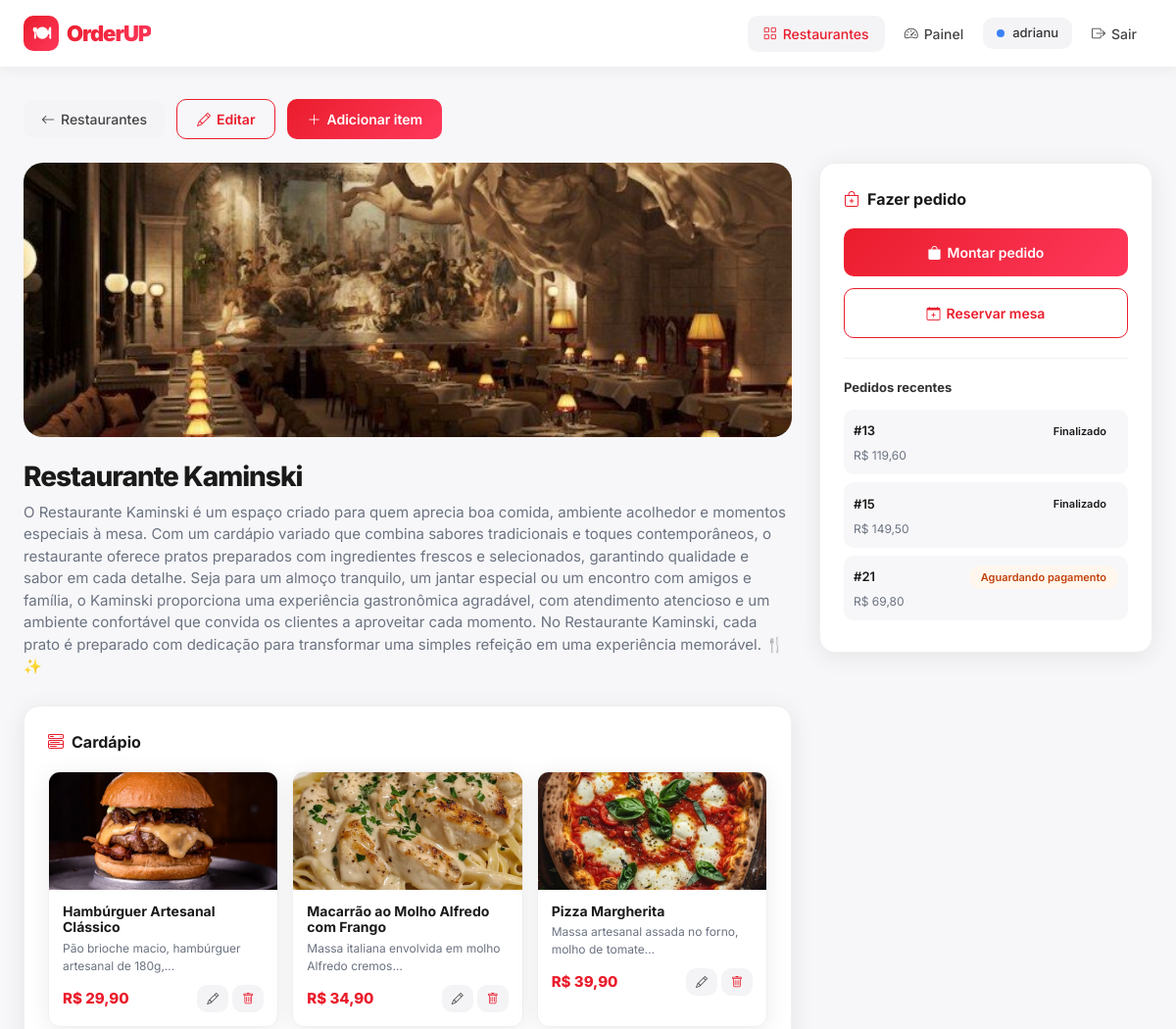
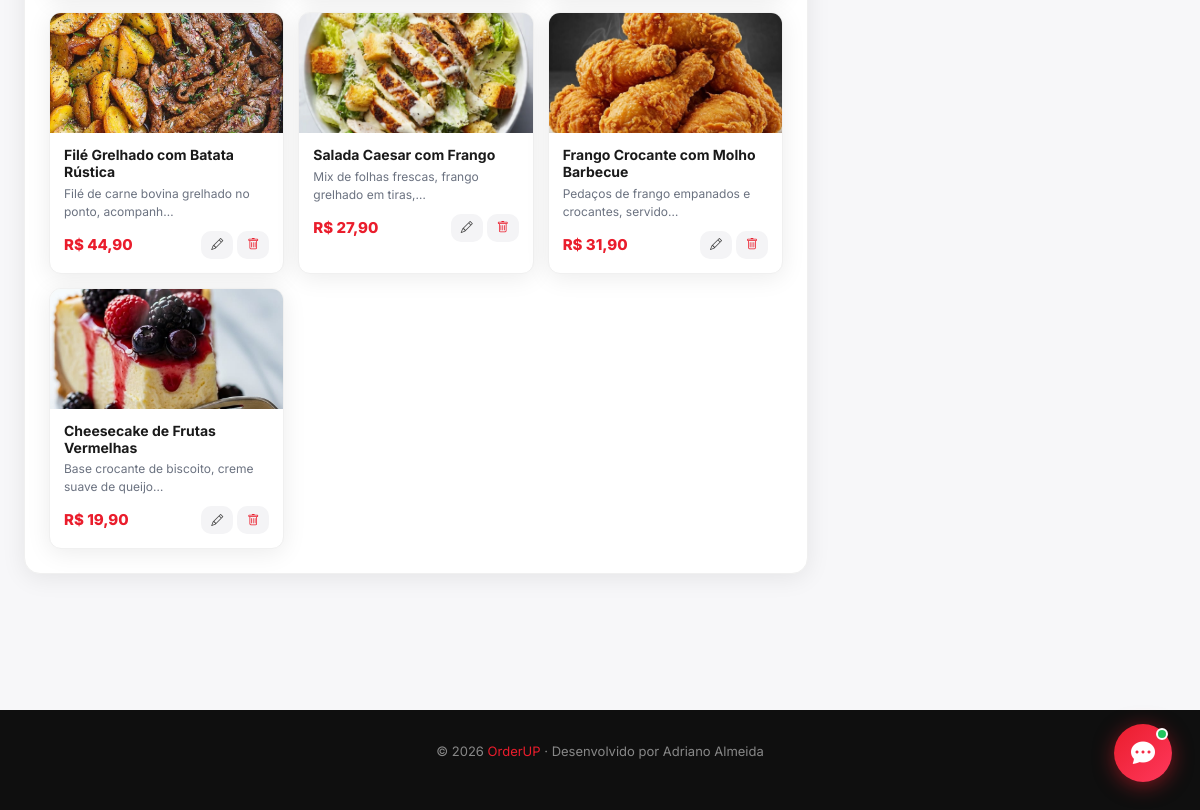
/restaurants/13/ (signed in), run on the app's committed database (2 pictures, top to bottom).
### myapp/models.py (models this page shows, shortened)
class Restaurant(models.Model):
    name = models.CharField(max_length=200)
    description = models.TextField()
    image = models.ImageField(upload_to='restaurants/', blank=True, null=True)
    owner = models.ForeignKey(User, on_delete=models.CASCADE)
    created_at = models.DateTimeField(auto_now_add=True)
    class Meta:
        ordering = ['-created_at']

class MenuItem(models.Model):
    restaurant = models.ForeignKey(
        Restaurant,
        on_delete=models.CASCADE,
        related_name='menu_items'
    )
    name = models.CharField(max_length=200)
    description = models.TextField()
    price = models.DecimalField(max_digits=8, decimal_places=2)
    image = models.ImageField(
        upload_to=menu_image_path,
        blank=True,
        null=True
    )
    available = models.BooleanField(default=True)

class Order(models.Model):
    ORDER_STATUS = [
        ('PENDING', 'Aguardando pagamento'),
        ('PAID', 'Pago'),
        ('PREPARING', 'Em preparo'),
        ('READY', 'Pronto'),
        ('DELIVERED', 'Entregue'),
        ('CANCELLED', 'Cancelado'),
    ]
    ORDER_TYPE = [
        ('LOCAL', 'Consumo no Local'),
        ('DELIVERY', 'Entrega'),
    ]
    restaurant = models.ForeignKey(
        Restaurant,
        on_delete=models.CASCADE,
        related_name='orders'
    )
    customer = models.ForeignKey(
        User,
        on_delete=models.CASCADE,
        related_name='orders'
    )
    PAYMENT_METHOD = [
        ('pix', 'PIX'),
        ('credito', 'Cartão de Crédito'),
        ('debito', 'Cartão de Débito'),
        ('dinheiro', 'Dinheiro'),
    ]
    order_type = models.CharField(max_length=10, choices=ORDER_TYPE)
    status = models.CharField(
        max_length=20,
        choices=ORDER_STATUS,
        default='PENDING'
    )
    delivery_address = models.CharField(max_length=300, blank=True, null=True)
    delivery_complement = models.CharField(max_length=100, blank=True, null=True)
    delivery_neighborhood = models.CharField(max_length=100, blank=True, null=True)
    delivery_city = models.CharField(max_length=100, blank=True, null=True)
    delivery_cep = models.CharField(max_length=10, blank=True, null=True)
    delivery_phone = models.CharField(max_length=20, blank=True, null=True)
    payment_method = models.CharField(max_length=20, choices=PAYMENT_METHOD, blank=True, null=True)
    payment_id = models.CharField(max_length=200, blank=True, null=True)  # ID do MercadoPago
    paid_at = models.DateTimeField(null=True, blank=True)
    customer_notified = models.BooleanField(default=False)
    last_status_update = models.DateTimeField(auto_now=True)
    created_at = models.DateTimeField(auto_now_add=True)
    @property
    def total(self):
        return sum(
            (item.menu_item.price * item.quantity)
            for item in self.items.all()
        ) or 0

class OrderItem(models.Model):
    order = models.ForeignKey(
        Order,
        related_name='items',
        on_delete=models.CASCADE
    )
    menu_item = models.ForeignKey(MenuItem, on_delete=models.CASCADE)
    quantity = models.PositiveIntegerField()

### myapp/views.py (the view)
# urls.py: path('restaurants/<int:pk>/', views.restaurant_detail, name='restaurant_detail'),
@login_required
def restaurant_detail(request, pk):
    restaurant = get_object_or_404(Restaurant, pk=pk)
    if request.user == restaurant.owner:
        orders = Order.objects.filter(restaurant=restaurant)
        reservations = Reservation.objects.filter(restaurant=restaurant)
        menu_items = restaurant.menu_items.all()
    else:
        orders = Order.objects.filter(restaurant=restaurant, customer=request.user)
        reservations = Reservation.objects.filter(restaurant=restaurant, customer=request.user)
        menu_items = restaurant.menu_items.filter(available=True)
    return render(request, 'restaurant_detail.html', {
        'restaurant': restaurant,
        'orders': orders,
        'reservations': reservations,
        'menu_items': menu_items
    })

### templates/restaurant_detail.html (shortened to what this page needs)
{% extends 'base.html' %}
{% block content %}
<div style="display:flex;align-items:center;gap:12px;margin-bottom:24px;flex-wrap:wrap">
  <a href="{% url 'restaurant_list' %}" class="btn-gray"><i class="bi bi-arrow-left"></i> Restaurantes</a>
  {% if user == restaurant.owner or user.is_superuser %}
  <a href="{% url 'restaurant_update' restaurant.pk %}" class="btn-outline-red"><i class="bi bi-pencil"></i> Editar</a>
  <a href="{% url 'menu_create' restaurant.id %}" class="btn-red"><i class="bi bi-plus-lg"></i> Adicionar item</a>
  {% endif %}
</div>
<div style="display:grid;grid-template-columns:1fr 340px;gap:28px;align-items:start">
  <div>
    {% if restaurant.image %}
      <img src="{{ restaurant.image.url }}" alt="{{ restaurant.name }}" style="width:100%;height:280px;object-fit:cover;border-radius:20px;margin-bottom:24px">
    {% endif %}
    <h1 style="font-size:28px;font-weight:800;letter-spacing:-1px;margin-bottom:8px">{{ restaurant.name }}</h1>
    <p style="color:var(--muted);font-size:15px;margin-bottom:28px">{{ restaurant.description }}</p>
    <div class="dash-card">
      <div class="dash-card-title"><i class="bi bi-menu-button-wide" style="color:var(--red)"></i> Cardápio</div>
      <div style="display:grid;grid-template-columns:repeat(auto-fill,minmax(220px,1fr));gap:14px">
        {% for item in menu_items %}
        <div style="border:1.5px solid #f0f0f0;border-radius:12px;overflow:hidden;transition:all .2s" class="card-rest">
          {% if item.image %}<img src="{{ item.image.url }}" style="width:100%;height:120px;object-fit:cover">{% endif %}
          <div style="padding:14px">
            <h4 style="font-size:14px;font-weight:700;margin-bottom:4px">{{ item.name }}</h4>
            <p style="font-size:12px;color:var(--muted);margin-bottom:10px">{{ item.description|truncatechars:50 }}</p>
            <div style="display:flex;align-items:center;justify-content:space-between">
              <span style="font-weight:800;color:var(--red);font-size:15px">R$ {{ item.price|floatformat:2 }}</span>
              {% if user == restaurant.owner or user.is_superuser %}
              <div style="display:flex;gap:4px">
                <a href="{% url 'menu_update' restaurant.id item.id %}" class="btn-gray" style="padding:5px 10px;font-size:12px"><i class="bi bi-pencil"></i></a>
                <a href="{% url 'menu_delete' restaurant.id item.id %}" class="btn-gray" style="padding:5px 10px;font-size:12px;color:var(--red)"><i class="bi bi-trash"></i></a>
              </div>
              {% endif %}
            </div>
          </div>
        </div>
        {% empty %}
        <p style="color:var(--muted);grid-column:1/-1;text-align:center;padding:24px">Nenhum item no cardápio.</p>
        {% endfor %}
      </div>
    </div>
  </div>
  <div>
    <div class="dash-card" style="position:sticky;top:90px">
      <div class="dash-card-title"><i class="bi bi-bag-plus" style="color:var(--red)"></i> Fazer pedido</div>
      <a href="{% url 'order_create' restaurant.id %}" class="btn-red" style="width:100%;justify-content:center;padding:14px;margin-bottom:12px">
        <i class="bi bi-bag-fill"></i> Montar pedido
      </a>
      <a href="{% url 'reservation_create' restaurant.id %}" class="btn-outline-red" style="width:100%;justify-content:center;padding:14px">
        <i class="bi bi-calendar-plus"></i> Reservar mesa
      </a>
      {% if orders %}
      <div style="margin-top:20px;padding-top:20px;border-top:1px solid #f0f0f0">
        <p style="font-size:13px;font-weight:700;margin-bottom:12px;color:#333">Pedidos recentes</p>
        {% for order in orders|slice:":3" %}
        <div style="padding:10px;background:#f7f7f9;border-radius:10px;margin-bottom:8px">
          <div style="display:flex;justify-content:space-between;align-items:center">
            <span style="font-size:13px;font-weight:600">#{{ order.id }}</span>
            <span class="badge-status badge-{{ order.status|lower }}" style="font-size:11px">{{ order.get_status_display }}</span>
          </div>
          <p style="font-size:12px;color:var(--muted);margin-top:4px;margin-bottom:0">R$ {{ order.total|floatformat:2 }}</p>
        </div>
        {% endfor %}
      </div>
      {% endif %}
    </div>
  </div>
</div>
{% endblock %}

### templates/base.html (shortened to what this page needs)
{% load static %}
<!DOCTYPE html>
<html lang="pt-br">
<head>
<link href="https://cdn.jsdelivr.net/npm/bootstrap@5.3.2/dist/css/bootstrap.min.css" rel="stylesheet">
<link href="https://cdn.jsdelivr.net/npm/bootstrap-icons@1.11.3/font/bootstrap-icons.min.css" rel="stylesheet">
</head>
<body>
<nav class="navbar-orderup">
  <div class="nav-inner">
    <a href="{% url 'home' %}" class="brand">
      <div class="brand-icon">🍽</div>
      <span>OrderUP</span>
    </a>
    <div class="nav-links">
      {% if user.is_authenticated %}
        <a href="{% url 'restaurant_list' %}" class="nav-btn {% if '/restaurants' in request.path %}active{% endif %}">
          <i class="bi bi-grid"></i><span>Restaurantes</span>
        </a>
        {% if user.profile.user_type == 'empresa' or user.is_superuser %}
          <a href="{% url 'my_dashboard' %}" class="nav-btn {% if 'dashboard' in request.path %}active{% endif %}">
            <i class="bi bi-speedometer2"></i><span>Painel</span>
          </a>
        {% else %}
          <a href="{% url 'my_dashboard' %}" class="nav-btn {% if 'dashboard' in request.path %}active{% endif %}">
            <i class="bi bi-person-circle"></i><span>Meus Pedidos</span>
          </a>
        {% endif %}
        <div class="user-badge">
          {% if user.is_superuser %}
            <span class="dot dot-admin"></span>Admin
          {% elif user.profile.user_type == 'empresa' %}
            <span class="dot dot-empresa"></span>{{ user.username }}
          {% else %}
            <span class="dot dot-cliente"></span>{{ user.username }}
          {% endif %}
        </div>
        <form action="{% url 'logout' %}" method="post" style="margin:0">
          <button type="submit" class="nav-btn">
            <i class="bi bi-box-arrow-right"></i><span>Sair</span>
          </button>
        </form>
      {% else %}
        <a href="{% url 'login' %}" class="nav-btn nav-btn-outline">Entrar</a>
        <a href="{% url 'register' %}" class="nav-btn nav-btn-primary">Cadastrar</a>
      {% endif %}
    </div>
  </div>
</nav>
<div style="max-width:1200px;margin:0 auto;padding:{% if request.path == '/' %}40px{% else %}32px{% endif %} 24px">
  {% block content %}{% endblock %}
</div>
<footer>
  <p>© 2026 <span>OrderUP</span> · Desenvolvido por Adriano Almeida</p>
</footer>
{% if user.is_authenticated %}
<button id="chat-fab" onclick="toggleChat()">
  <i class="bi bi-chat-dots-fill" id="chat-icon"></i>
  <div class="badge-dot"></div>
</button>
{% endif %}
</body>
</html>

### templates/base.html (style rules this page uses)
:root { --red:#EA1D2C;--red2:#FF385C;--dark:#0f0f0f;--dark2:#1a1a1a; --gray:#f4f4f6;--muted:#6b7280;--white:#fff; --radius:16px;--radius-sm:10px; --shadow:0 4px 24px rgba(0,0,0,0.08); --shadow-lg:0 12px 48px rgba(0,0,0,0.14); }
* { margin:0;padding:0;box-sizing:border-box }
body { font-family:'Inter',sans-serif;background:#f7f7f9;color:#1a1a1a;min-height:100vh }
.navbar-orderup { background:#fff;border-bottom:1px solid #f0f0f0;padding:0 0;position:sticky;top:0;z-index:999;box-shadow:0 2px 16px rgba(0,0,0,0.06) }
.nav-inner { max-width:1200px;margin:0 auto;padding:0 24px;display:flex;align-items:center;height:68px;gap:12px }
.brand { font-size:22px;font-weight:900;letter-spacing:-1px;text-decoration:none;display:flex;align-items:center;gap:8px }
.brand .brand-icon { width:36px;height:36px;background:linear-gradient(135deg,var(--red),var(--red2));border-radius:10px;display:flex;align-items:center;justify-content:center;color:#fff;font-size:18px }
.brand span { background:linear-gradient(135deg,var(--red),var(--red2));-webkit-background-clip:text;-webkit-text-fill-color:transparent }
.nav-links { display:flex;align-items:center;gap:4px;margin-left:auto }
.nav-btn { display:flex;align-items:center;gap:6px;padding:8px 16px;border-radius:var(--radius-sm);font-size:14px;font-weight:500;color:#444;text-decoration:none;transition:all .2s;border:none;background:none;cursor:pointer }
.nav-btn:hover,.nav-btn.active { background:#f4f4f6;color:var(--red) }
.user-badge { display:flex;align-items:center;gap:8px;padding:6px 14px;background:#f4f4f6;border-radius:var(--radius-sm);font-size:13px;font-weight:500;color:#333 }
.user-badge .dot { width:8px;height:8px;border-radius:50%;flex-shrink:0 }
.dot-empresa { background:#3b82f6 }
.card-rest { background:#fff;border-radius:var(--radius);border:none;overflow:hidden;transition:all .3s;box-shadow:var(--shadow) }
.btn-red { background:linear-gradient(135deg,var(--red),var(--red2));color:#fff;border:none;padding:10px 20px;border-radius:var(--radius-sm);font-size:14px;font-weight:600;text-decoration:none;display:inline-flex;align-items:center;gap:6px;transition:all .2s;cursor:pointer }
.btn-outline-red { background:none;color:var(--red);border:1.5px solid var(--red);padding:9px 20px;border-radius:var(--radius-sm);font-size:14px;font-weight:600;text-decoration:none;display:inline-flex;align-items:center;gap:6px;transition:all .2s;cursor:pointer }
.btn-gray { background:#f4f4f6;color:#444;border:none;padding:9px 18px;border-radius:var(--radius-sm);font-size:14px;font-weight:500;text-decoration:none;display:inline-flex;align-items:center;gap:6px;transition:all .2s;cursor:pointer }
.dash-card { background:#fff;border-radius:var(--radius);padding:24px;box-shadow:var(--shadow);margin-bottom:24px;border:1px solid #f0f0f0 }
.dash-card-title { font-size:16px;font-weight:700;margin-bottom:18px;display:flex;align-items:center;gap:8px }
.badge-status { display:inline-flex;align-items:center;gap:5px;padding:4px 12px;border-radius:100px;font-size:12px;font-weight:600 }
.badge-pending { background:#fff7ed;color:#c2410c }
#chat-fab { position:fixed;bottom:28px;right:28px;z-index:9999;width:58px;height:58px;background:linear-gradient(135deg,var(--red),var(--red2));border:none;border-radius:50%;color:#fff;font-size:24px;cursor:pointer;box-shadow:0 4px 20px rgba(234,29,44,0.5);display:flex;align-items:center;justify-content:center;transition:all .3s }
#chat-fab .badge-dot { position:absolute;top:4px;right:4px;width:12px;height:12px;background:#22c55e;border-radius:50%;border:2px solid #fff }
footer { background:#0f0f0f;color:rgba(255,255,255,0.5);padding:32px 24px;text-align:center;font-size:13px;margin-top:80px }
footer span { color:var(--red) }

### data on the page
Restaurant: image (picture), name "Restaurante Kaminski", description "O Restaurante Kaminski é um espaço criado para quem aprecia boa comida, ambiente acolhedor e momentos especiais à mesa. Com um cardápio variado que combina sabores tradicionais e toques contemporâneos, o restaurante oferece pratos preparados com ingredientes frescos e selecionados, garantindo qualidade e sabor em cada detalhe. Seja para um almoço tranquilo, um jantar especial ou um encontro com amigos e família, o Kaminski proporciona uma experiência gastronômica agradável, com atendimento atencioso e um ambiente confortável que convida os clientes a aproveitar cada momento. No Restaurante Kaminski, cada prato é preparado com dedicação para transformar uma simples refeição em uma…"
MenuItem: image (picture), name "Hambúrguer Artesanal Clássico", description "Pão brioche macio, hambúrguer artesanal de 180g,…", price "29,90"
MenuItem: image (picture), name "Macarrão ao Molho Alfredo com Frango", description "Massa italiana envolvida em molho Alfredo cremos…", price "34,90"
MenuItem: image (picture), name "Pizza Margherita", description "Massa artesanal assada no forno, molho de tomate…", price "39,90"
MenuItem: image (picture), name "Filé Grelhado com Batata Rústica", description "Filé de carne bovina grelhado no ponto, acompanh…", price "44,90"
MenuItem: image (picture), name "Salada Caesar com Frango", description "Mix de folhas frescas, frango grelhado em tiras,…", price "27,90"
MenuItem: image (picture), name "Frango Crocante com Molho Barbecue", description "Pedaços de frango empanados e crocantes, servido…", price "31,90"
MenuItem: image (picture), name "Cheesecake de Frutas Vermelhas", description "Base crocante de biscoito, creme suave de queijo…", price "19,90"
Order: id "13", status "Finalizado", total "119,60"
Order: id "15", status "Finalizado", total "149,50"
Order: id "21", status "Aguardando pagamento", total "69,80"

### other printed values
{{ user.username }} "adrianu"
